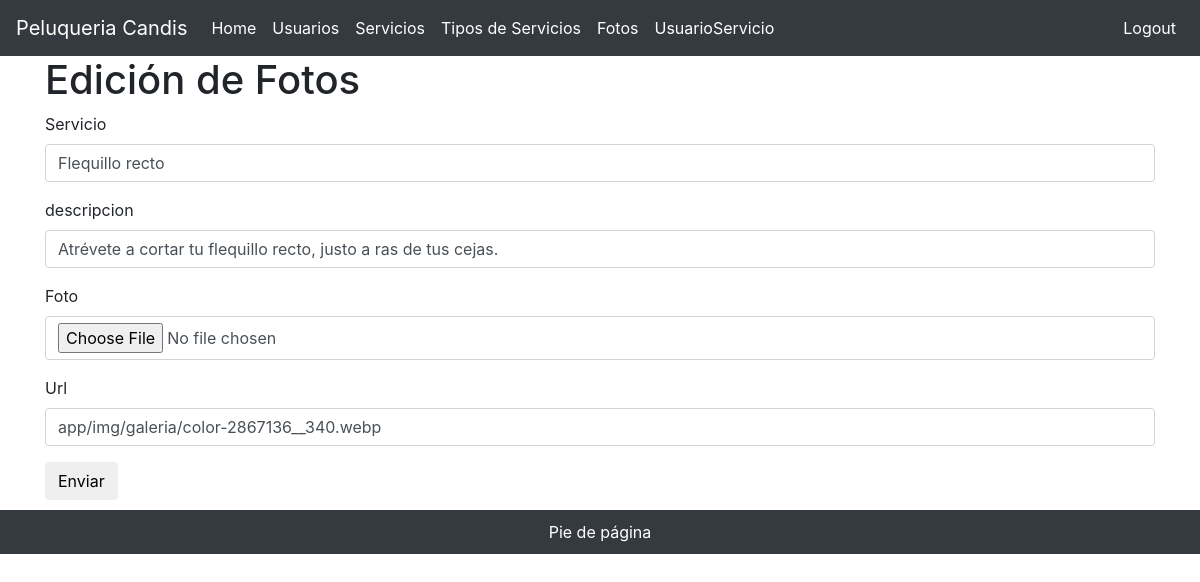
/fotos/edit/17 (signed in), run on the app's committed database.
### tables this page shows
CREATE TABLE `fotos` (
  `id` int(11) NOT NULL,
  `nombre` varchar(50) DEFAULT NULL,
  `url` varchar(100) DEFAULT NULL,
  `descripcion` varchar(200) DEFAULT NULL
);

### app/controllers/FotosController.php (called while the page is built, shortened)
<?php
class FotosController {
    public function edit($arguments)
    {
        $id = (int) $arguments[0];
        $fotos = Foto::find($id);
        require 'app/views/fotos/edit.php';
    }
}

### index.php (called while the page is built, shortened)
<?php
$app = new \Core\App();

### app/models/Foto.php (called while the page is built, shortened)
<?php
class Foto extends Model
{
    public static function find($id)
    {
        $db = Foto::db();
        $stmt = $db->prepare('SELECT * FROM fotos WHERE id=:id');
        $stmt->execute(array(':id' => $id));
        $stmt->setFetchMode(PDO::FETCH_CLASS, Foto::class);
        $tipos = $stmt->fetch(PDO::FETCH_CLASS);
        return $tipos;
    }
}

### app/views/fotos/edit.php (the view, shortened to what this page needs)
<!doctype html>
<html lang="es">
<head>
  <?php require "app/views/parts/head.php" ?>
</head>
<body>
  <?php require "app/views/parts/header.php" ?>
  <main role="main" class="container">
    <div class="starter-template">
    <h1>Edición de Fotos</h1>
    <form method="post" action="<?= PATH."fotos/update"?>">
    <div class="form-group">
        <label>Servicio</label>
        <input type="text" name="nombre"  maxlength="50" class="form-control"
        value="<?php echo $fotos->nombre ?>"
        >
    </div>
    <div class="form-group">
        <label>descripcion</label>
        <input type="text"  maxlength="200" name="descripcion" class="form-control"
        value="<?php echo $fotos->descripcion ?>"
        >
    </div>
    <div class="form-group">
        <label>Foto</label>
        <input type="file" name="archivo" class="form-control"
        value="<?php echo $fotos->nombre?>"
        >
    </div>
    <div class="form-group">
        <label>Url</label>
        <input type="text" name="url"  maxlength="100" class="form-control"
        value="<?php echo $fotos->url ?>"
        >
    </div>
    <button type="submit" class="btn btn-default">Enviar</button>
    </form>
  </div>
  </main>
  <?php require "app/views/parts/footer.php" ?>
</body>
</html>

### data on the page
fotos: nombre "Flequillo recto", descripcion "Atrévete a cortar tu flequillo recto, justo a ras de tus cejas.", url "app/img/galeria/color-2867136__340.webp"
